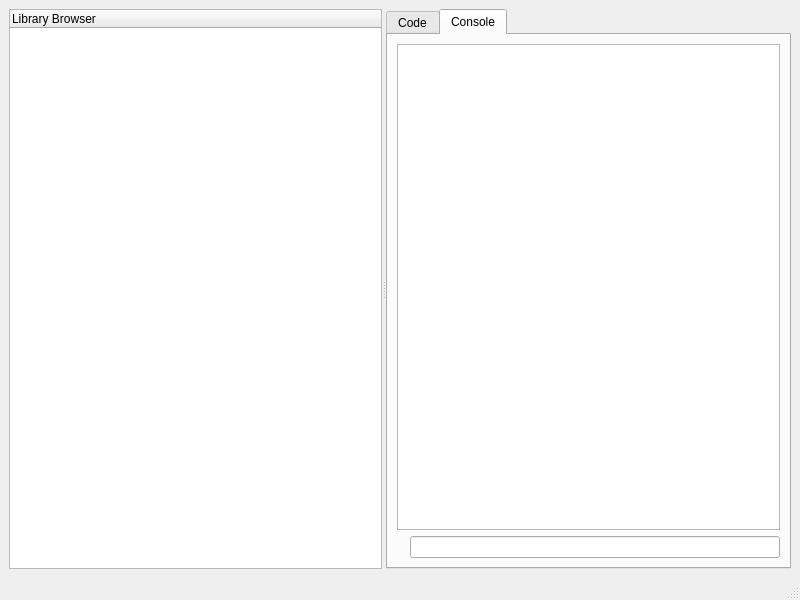
<?xml version="1.0" encoding="UTF-8"?>
<ui version="4.0">
 <class>main_window</class>
 <widget class="QMainWindow" name="main_window">
  <property name="geometry">
   <rect>
    <x>0</x>
    <y>0</y>
    <width>800</width>
    <height>600</height>
   </rect>
  </property>
  <property name="sizePolicy">
   <sizepolicy hsizetype="Preferred" vsizetype="Preferred">
    <horstretch>0</horstretch>
    <verstretch>0</verstretch>
   </sizepolicy>
  </property>
  <property name="windowTitle">
   <string>AlphaHooks</string>
  </property>
  <property name="tabShape">
   <enum>QTabWidget::Rounded</enum>
  </property>
  <widget class="QWidget" name="central_widget">
   <layout class="QVBoxLayout" name="verticalLayout">
    <item>
     <widget class="QSplitter" name="main_splitter">
      <property name="orientation">
       <enum>Qt::Horizontal</enum>
      </property>
      <widget class="QTreeWidget" name="library_browser">
       <column>
        <property name="text">
         <string>Library Browser</string>
        </property>
       </column>
      </widget>
      <widget class="QTabWidget" name="main_tab_widget">
       <property name="tabPosition">
        <enum>QTabWidget::North</enum>
       </property>
       <property name="tabShape">
        <enum>QTabWidget::Rounded</enum>
       </property>
       <property name="currentIndex">
        <number>1</number>
       </property>
       <property name="elideMode">
        <enum>Qt::ElideNone</enum>
       </property>
       <property name="documentMode">
        <bool>false</bool>
       </property>
       <property name="tabsClosable">
        <bool>false</bool>
       </property>
       <property name="movable">
        <bool>true</bool>
       </property>
       <property name="tabBarAutoHide">
        <bool>false</bool>
       </property>
       <widget class="QWidget" name="code_tab">
        <attribute name="title">
         <string>Code</string>
        </attribute>
        <layout class="QHBoxLayout" name="horizontalLayout_2">
         <item>
          <layout class="QVBoxLayout" name="code_layout">
           <item>
            <widget class="QsciScintilla" name="code_editor">
             <property name="toolTip">
              <string/>
             </property>
             <property name="whatsThis">
              <string/>
             </property>
            </widget>
           </item>
          </layout>
         </item>
        </layout>
       </widget>
       <widget class="QWidget" name="console_tab">
        <attribute name="title">
         <string>Console</string>
        </attribute>
        <layout class="QHBoxLayout" name="horizontalLayout_3">
         <item>
          <layout class="QVBoxLayout" name="console_layout">
           <item>
            <widget class="QPlainTextEdit" name="console_log">
             <property name="readOnly">
              <bool>true</bool>
             </property>
            </widget>
           </item>
           <item>
            <layout class="QHBoxLayout" name="prompt_layout">
             <item>
              <widget class="QLabel" name="console_prompt">
               <property name="text">
                <string/>
               </property>
              </widget>
             </item>
             <item>
              <widget class="QLineEdit" name="console_input">
               <property name="frame">
                <bool>true</bool>
               </property>
              </widget>
             </item>
            </layout>
           </item>
          </layout>
         </item>
        </layout>
       </widget>
      </widget>
     </widget>
    </item>
   </layout>
  </widget>
  <widget class="QMenuBar" name="menu_bar">
   <property name="geometry">
    <rect>
     <x>0</x>
     <y>0</y>
     <width>800</width>
     <height>25</height>
    </rect>
   </property>
  </widget>
  <widget class="QStatusBar" name="status_bar"/>
 </widget>
 <customwidgets>
  <customwidget>
   <class>QsciScintilla</class>
   <extends>QFrame</extends>
   <header>Qsci/qsciscintilla.h</header>
   <container>1</container>
  </customwidget>
 </customwidgets>
 <resources/>
 <connections/>
</ui>
